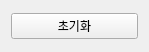
<?xml version="1.0" encoding="UTF-8"?>
<ui version="4.0">
 <class>Form</class>
 <widget class="QWidget" name="Form">
  <property name="geometry">
   <rect>
    <x>0</x>
    <y>0</y>
    <width>149</width>
    <height>52</height>
   </rect>
  </property>
  <property name="windowTitle">
   <string>Form</string>
  </property>
  <layout class="QGridLayout" name="gridLayout">
   <item row="0" column="0">
    <widget class="QPushButton" name="btn_init">
     <property name="text">
      <string>초기화</string>
     </property>
    </widget>
   </item>
  </layout>
 </widget>
 <resources/>
 <connections/>
</ui>
